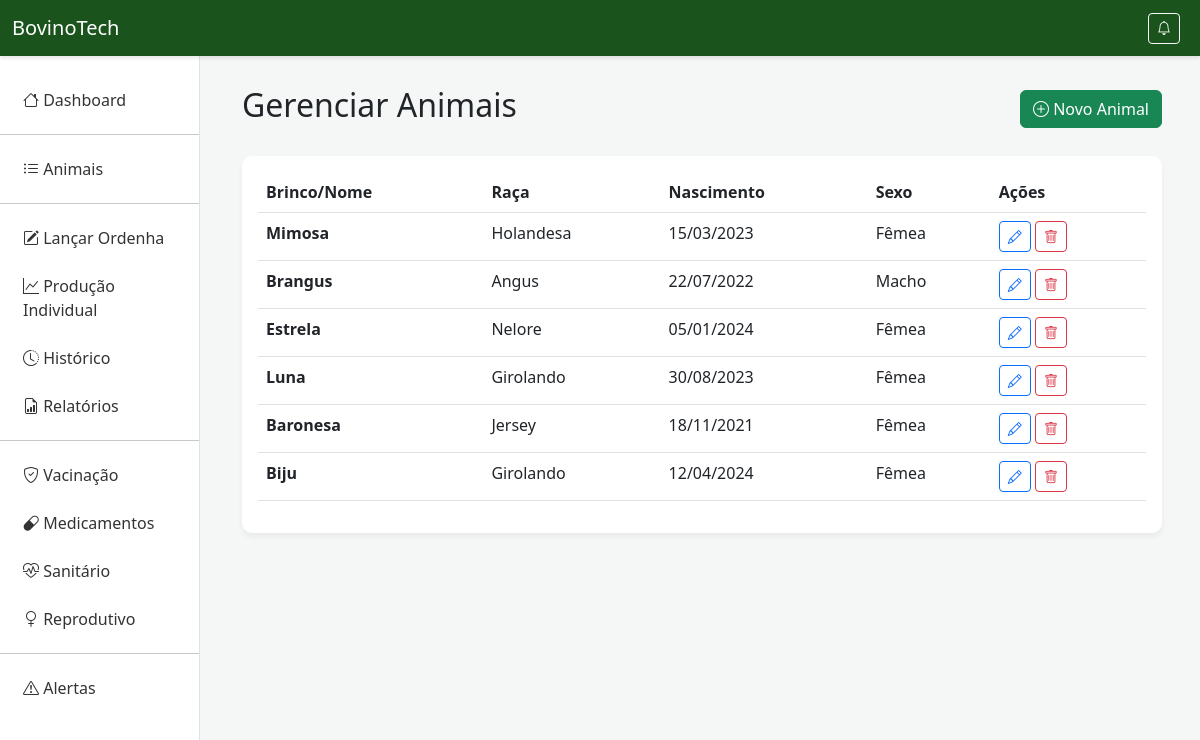
Page /animais/ on the committed database.
### producao/models.py (models this page shows, shortened)
class Animal(models.Model):
    SEXO_CHOICES = [('M', 'Macho'), ('F', 'Fêmea')]
    identificacao = models.CharField(max_length=100, unique=True, verbose_name="Brinco/Nome")
    raca = models.CharField(max_length=100, verbose_name="Raça")
    data_nascimento = models.DateField(verbose_name="Data de Nascimento")
    sexo = models.CharField(max_length=1, choices=SEXO_CHOICES, verbose_name="Sexo")

### producao/views.py (the view)
# urls.py: path('animais/', views.lista_animais, name='lista_animais'),
def lista_animais(request):
    animais = Animal.objects.all()
    return render(request, 'animais.html', {'animais': animais})

### producao/templates/animais.html (shortened to what this page needs)
{% extends 'base.html' %}
{% block content %}
<div class="d-flex justify-content-between align-items-center mb-4">
    <h2> Gerenciar Animais</h2>
    <a href="{% url 'criar_animal' %}" class="btn btn-success"><i class="bi bi-plus-circle"></i> Novo Animal</a>
</div>
<div class="card">
    <div class="card-body">
        {% if animais %}
        <table class="table table-hover">
            <thead>
                <tr>
                    <th>Brinco/Nome</th>
                    <th>Raça</th>
                    <th>Nascimento</th>
                    <th>Sexo</th>
                    <th>Ações</th>
                </tr>
            </thead>
            <tbody>
                {% for animal in animais %}
                <tr>
                    <td><strong>{{ animal.identificacao }}</strong></td>
                    <td>{{ animal.raca }}</td>
                    <td>{{ animal.data_nascimento|date:"d/m/Y" }}</td>
                    <td>{{ animal.get_sexo_display }}</td>
                    <td>
                        <a href="{% url 'editar_animal' animal.pk %}" class="btn btn-sm btn-outline-primary" title="Editar"><i class="bi bi-pencil"></i></a>
                        <a href="{% url 'deletar_animal' animal.pk %}" class="btn btn-sm btn-outline-danger" title="Deletar"><i class="bi bi-trash"></i></a>
                    </td>
                </tr>
                {% endfor %}
            </tbody>
        </table>
        {% else %}
        <div class="alert alert-info" role="alert">
            <i class="bi bi-info-circle"></i> Nenhum animal cadastrado. <a href="{% url 'criar_animal' %}">Clique aqui para adicionar um novo animal.</a>
        </div>
        {% endif %}
    </div>
</div>
{% endblock %}

### producao/templates/base.html (style rules this page uses)
* { margin: 0; padding: 0; box-sizing: border-box; }
body { background-color: #f4f7f6; font-family: 'Segoe UI', Tahoma, Geneva, Verdana, sans-serif; }
.card { border: none; border-radius: 10px; box-shadow: 0 4px 6px rgba(0,0,0,0.05); }

### rows in the picture
Animal: identificacao "Mimosa", raca "Holandesa", data_nascimento "15/03/2023", sexo "Fêmea"
Animal: identificacao "Brangus", raca "Angus", data_nascimento "22/07/2022", sexo "Macho"
Animal: identificacao "Estrela", raca "Nelore", data_nascimento "05/01/2024", sexo "Fêmea"
Animal: identificacao "Luna", raca "Girolando", data_nascimento "30/08/2023", sexo "Fêmea"
Animal: identificacao "Baronesa", raca "Jersey", data_nascimento "18/11/2021", sexo "Fêmea"
Animal: identificacao "Biju", raca "Girolando", data_nascimento "12/04/2024", sexo "Fêmea"
